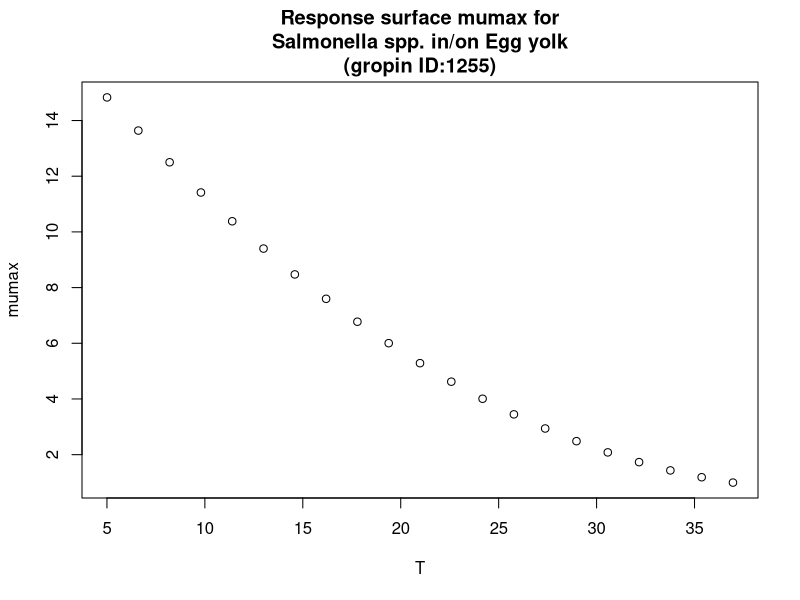

Recreate this plot in R.
#############################
# start of Parameter script
#############################
T <- seq(5.005,36.963036963037,length.out=21)
#############################
# end of Parameter script
#############################
############################# 
# start of Model script Gropin ID 1255 
#############################
 
# constant coefficients for this model
 
variables <- data.frame(T)
argumentsPar <- expand.grid(variables)
 
# heart of the model
response_surface <- function(T) {
   mumax <-18.90+(-0.8647*T)+(0.01029*T^2)

return(mumax=mumax)
} 

# output parameters
responseSurface <- cbind(argumentsPar,response_surface(argumentsPar['T']))
colnames(responseSurface) <- c(colnames(argumentsPar),'mumax')
#############################
# End of Model script
#############################
############################# 
# start of Visualisation script Gropin ID 1255 
#############################
plot(T,responseSurface$'mumax',xlab='T',
                          ylab='mumax',main='Response surface mumax for
Salmonella spp. in/on Egg yolk
(gropin ID:1255)')
#############################
# End of Visualisation script
#############################
